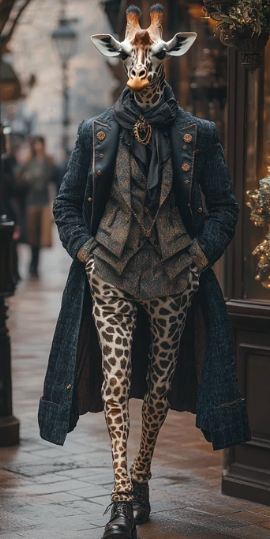
#> input picture Image Processing/Supplementary topics/Python Imaging Library/original.png, 270 x 539 px
$ jupyter execute main.ipynb
#> lines starting #> are read from the running program, lines starting #| are printed output that depends on the picture
[cell 1]
import matplotlib.pyplot as plt
from PIL import Image,ImageDraw,ImageFont,ImageOps

[cell 2]
image = Image.open("original.png")
#> image is the input picture: PIL image 270x539 RGBA; mean R, G, B, A 80.2, 76, 73, 255

plt.axis('off')
plt.imshow(image)
plt.show()

[cell 3]
image_persian = image
draw = ImageDraw.Draw(image_persian)

font = ImageFont.truetype("Samim-Medium.ttf", 40)
text = ""
text = text[::-1]
draw.text((50,50),text,(255,0,0),font)

plt.axis('off')
plt.imshow(image_persian)
plt.show()

[cell 4]
Hist = image.histogram()
#> Hist = 1024 values, max 145530 at index 1023, min 0 at index 0, mean 568.5

r_hist = Hist[0:256]
#> r_hist = 256 values, max 2497 at index 24, min 0 at index 0, mean 568.5
g_hist = Hist[256:512]
#> g_hist = 256 values, max 3008 at index 29, min 0 at index 0, mean 568.5
b_hist = Hist[512:768]
#> b_hist = 256 values, max 3921 at index 36, min 0 at index 0, mean 568.5


plt.plot(r_hist,color="red")
plt.plot(g_hist,color="green")
plt.plot(b_hist,color="blue")
plt.show()
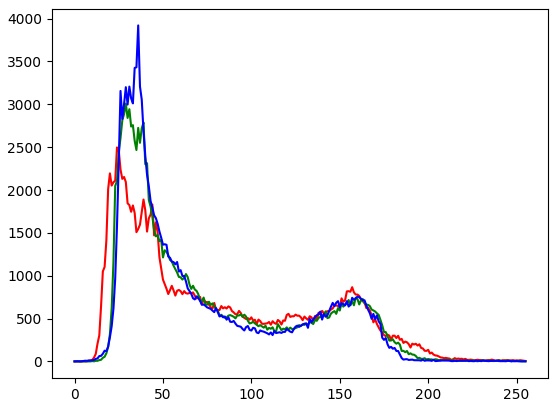
#> figure drawn by matplotlib, 1 panel; curve peaks at x = 24, y = 2497; curve peaks at x = 29, y = 3008; curve peaks at x = 36, y = 3921

[cell 5]
image = image.convert("RGB")
#> image: PIL image 270x539 RGB
r,g,b = image.split()
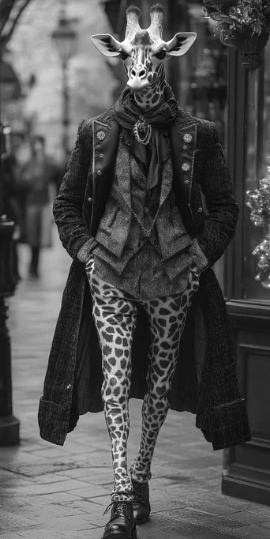
#> r: PIL image 270x539 L; min 3, max 255, mean 80.2
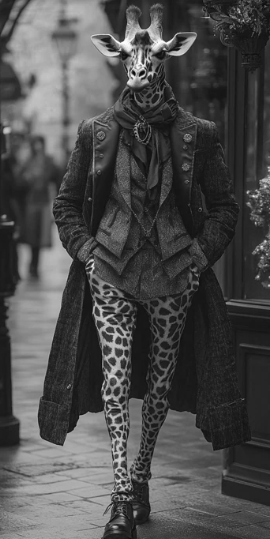
#> g: PIL image 270x539 L; min 6, max 255, mean 76

r = ImageOps.equalize(r)
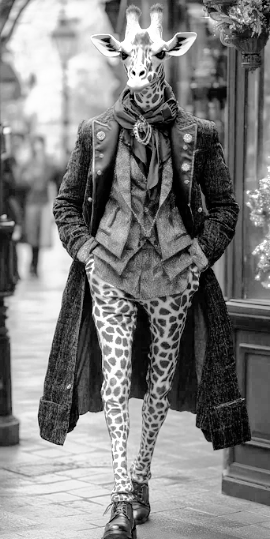
#> r: PIL image 270x539 L; min 0, max 255, mean 126.7
g = ImageOps.equalize(g)
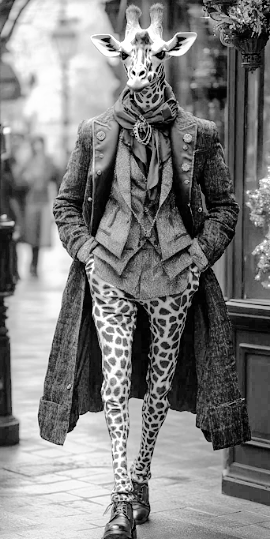
#> g: PIL image 270x539 L; min 0, max 255, mean 126.4
b = ImageOps.equalize(b)
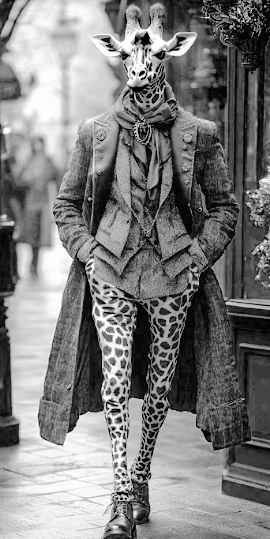
#> b: PIL image 270x539 L; min 0, max 255, mean 126.3

equalized_image = Image.merge("RGB",(r,g,b))
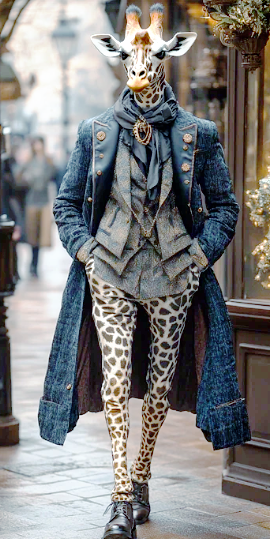
#> equalized_image: PIL image 270x539 RGB; mean R, G, B 126.7, 126.4, 126.3

plt.axis('off')
plt.imshow(equalized_image)
plt.show()

[cell 6]
Hist = equalized_image.histogram()
#> Hist = 768 values, max 3921 at index 579, min 0 at index 3, mean 568.5

r_hist = Hist[0:256]
#> r_hist = 256 values, max 2497 at index 27, min 0 at index 3, mean 568.5
g_hist = Hist[256:512]
#> g_hist = 256 values, max 3008 at index 31, min 0 at index 3, mean 568.5
b_hist = Hist[512:768]
#> b_hist = 256 values, max 3921 at index 67, min 0 at index 6, mean 568.5


plt.plot(r_hist,color="red")
plt.plot(g_hist,color="green")
plt.plot(b_hist,color="blue")
plt.show()
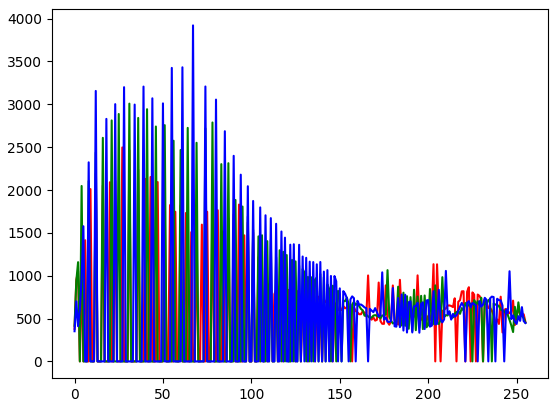
#> figure drawn by matplotlib, 1 panel; curve peaks at x = 27, y = 2497; curve peaks at x = 31, y = 3008; curve peaks at x = 67, y = 3921

[cell 7]
image_gray = image.convert("L")

plt.axis('off')
plt.imshow(image_gray,cmap="gray")
plt.show()

[cell 8]
Hist = image_gray.histogram()
#> Hist = 256 values, max 3012 at index 29, min 0 at index 0, mean 568.5
plt.plot(Hist)
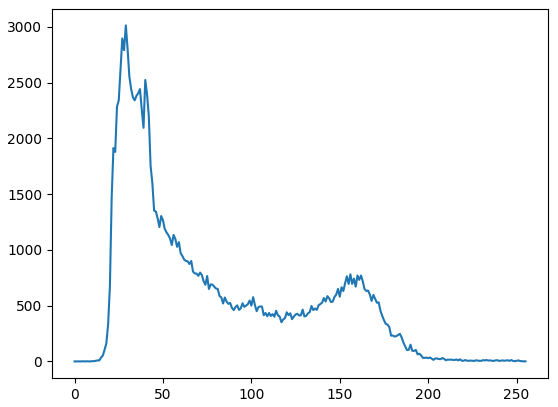
#> figure drawn by matplotlib, 1 panel; curve peaks at x = 29, y = 3012

[cell 9]
image_gray_equalized = ImageOps.equalize(image_gray)

plt.axis('off')
plt.imshow(image_gray_equalized,cmap="gray")
plt.show()

[cell 10]
Hist = image_gray_equalized.histogram()
#> Hist = 256 values, max 3012 at index 34, min 0 at index 3, mean 568.5

plt.plot(Hist)
plt.show()
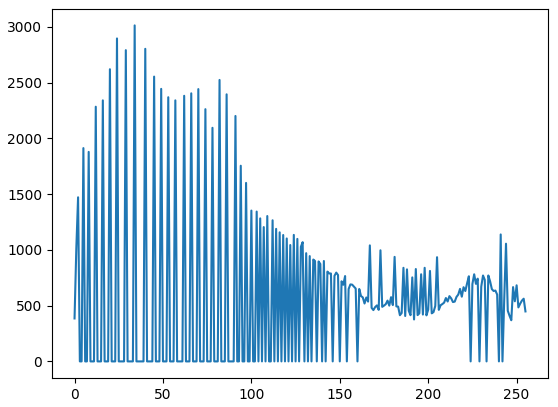
#> figure drawn by matplotlib, 1 panel; curve peaks at x = 34, y = 3012
